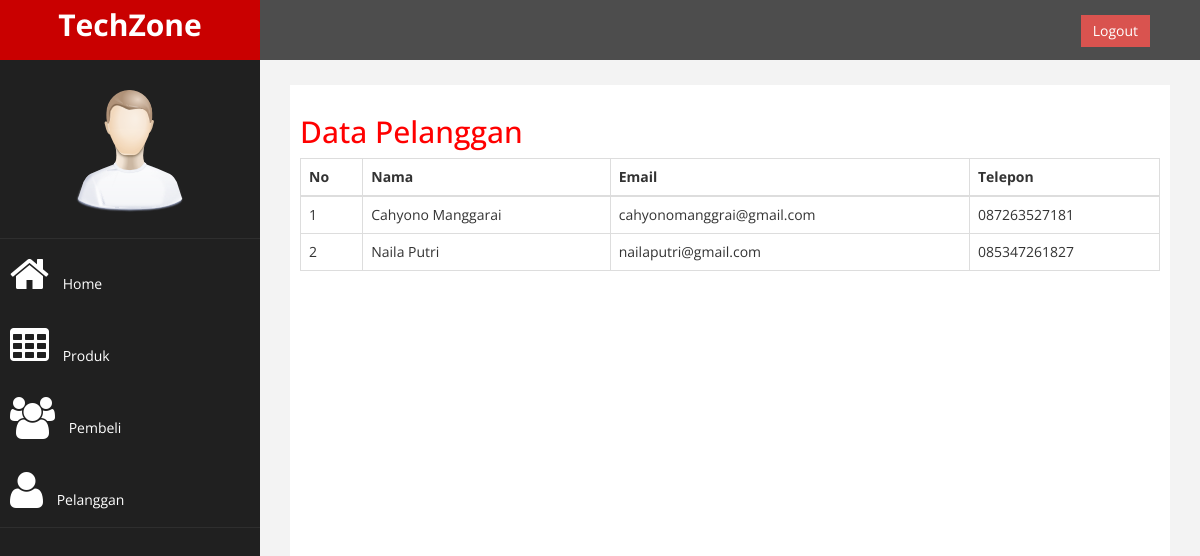
Page /admin/index.php?halaman=pelanggan (signed in) on the committed database.
### tables this page shows
CREATE TABLE `pelanggan` (
  `id_pelanggan` int(11) NOT NULL,
  `email_pelanggan` varchar(255) NOT NULL,
  `password_pelanggan` varchar(255) NOT NULL,
  `nama_pelanggan` varchar(255) NOT NULL,
  `telepon_pelanggan` varchar(255) NOT NULL,
  `admin_id` int(11) DEFAULT NULL
);

### admin/pelanggan.php (the view)
<h2>Data Pelanggan</h2>
<table class="table table-bordered">
    <thead>
        <tr>
            <th>No</th>
            <th>Nama</th>
            <th>Email</th>
            <th>Telepon</th>
        </tr>
    </thead>
    <tbody>
        <?php $nomor=1 ?>
        <?php $ambil=$db_koneksi->query("SELECT * FROM pelanggan"); ?>
        <?php while($pecah=$ambil->fetch_assoc()) { ?>
        <tr>
            <td><?php echo $nomor; ?></td>
            <td><?php echo $pecah['nama_pelanggan']; ?></td>
            <td><?php echo $pecah['email_pelanggan']; ?></td>
            <td><?php echo $pecah['telepon_pelanggan']; ?></td>
        </tr>
        <?php $nomor++; ?>
        <?php } ?>
    </tbody>
</table>

### admin/assets/css/custom.css (style rules this page uses)
body { font-family: "Open Sans", sans-serif; }
h2 { color: #f00; }

### rows in the picture
pelanggan: nama_pelanggan "Cahyono Manggarai", email_pelanggan "cahyonomanggrai@gmail.com", telepon_pelanggan "087263527181"
pelanggan: nama_pelanggan "Naila Putri", email_pelanggan "nailaputri@gmail.com", telepon_pelanggan "085347261827"
